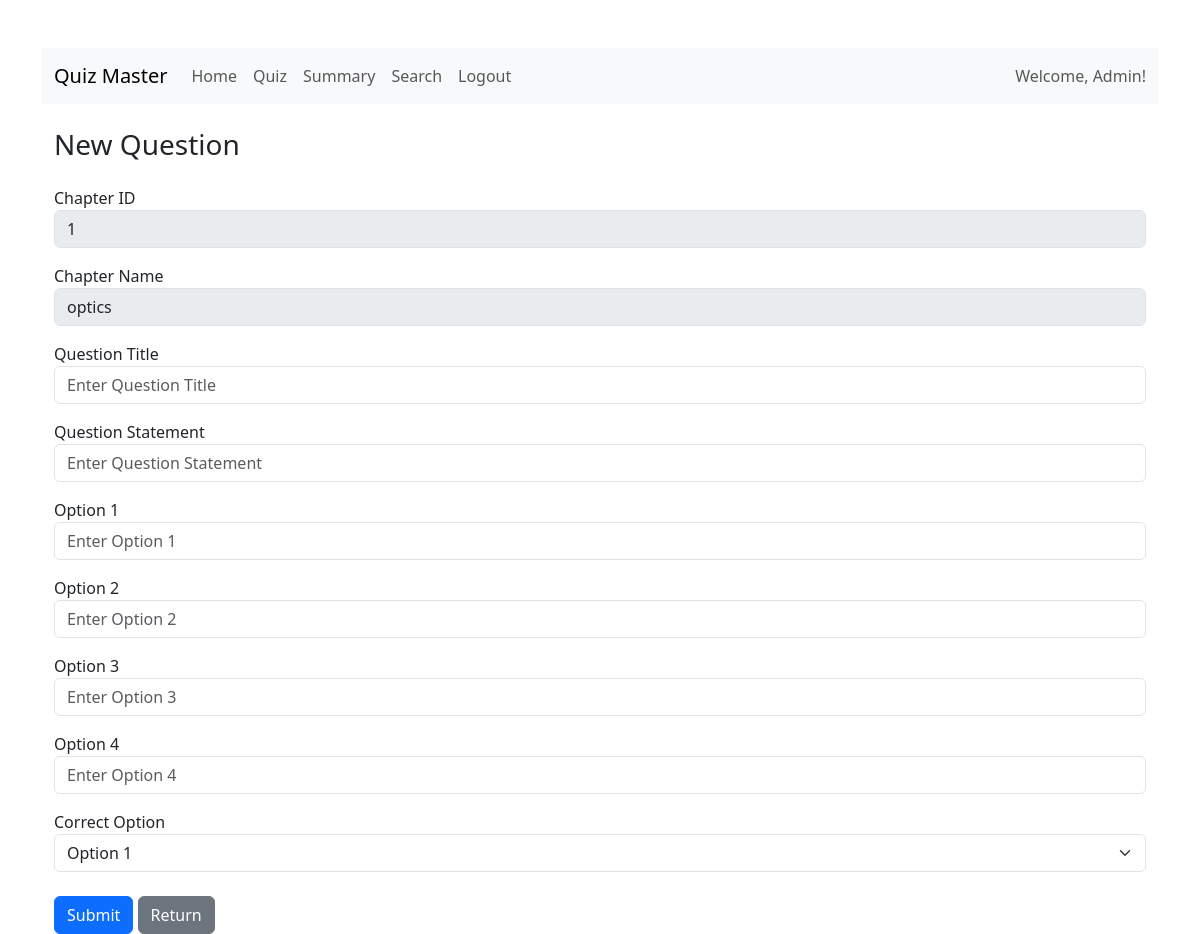
Before: /addquestion/1 with the older database file.
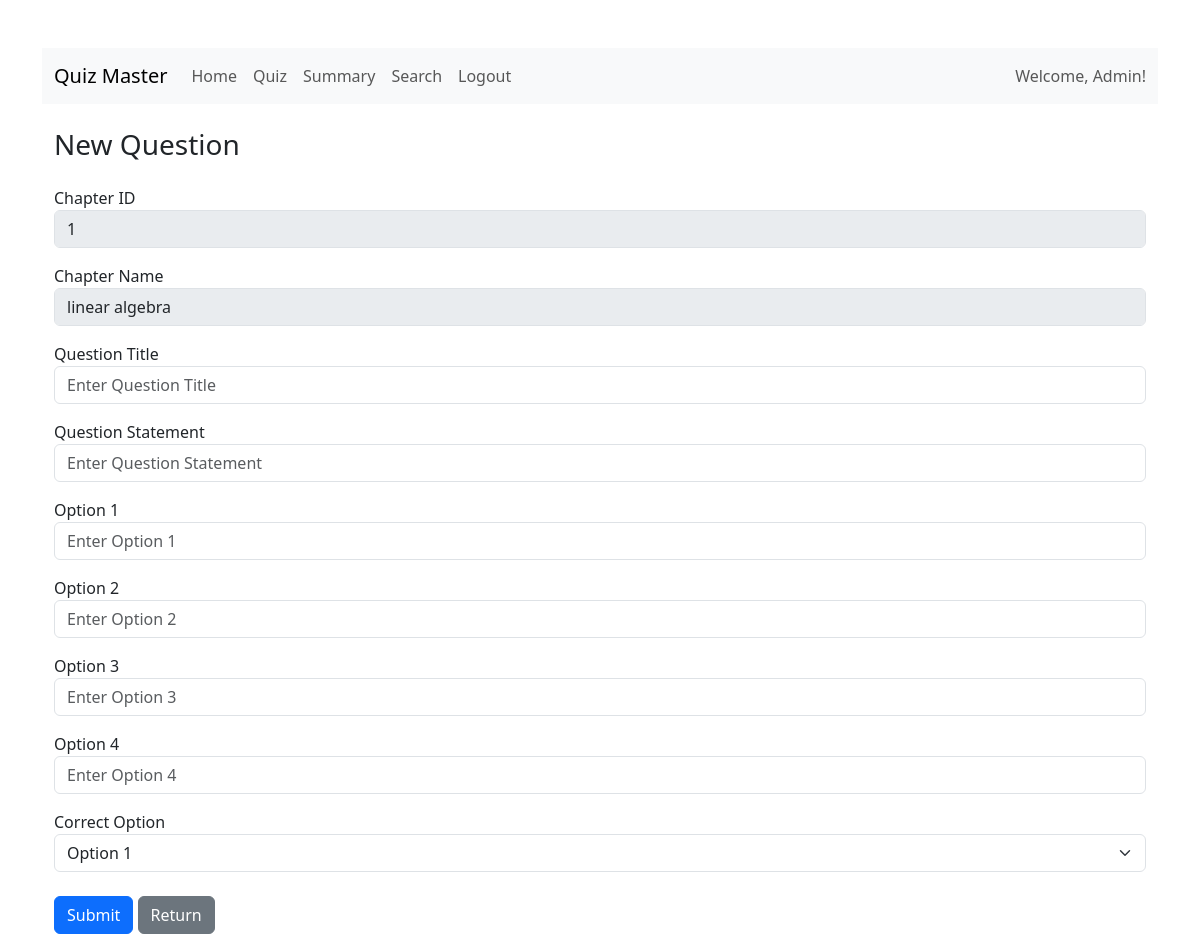
After: the same page with the newer database file.
### models/chapter.py (models this page shows)
class Chapter(db.Model):
    id = db.Column(db.Integer, primary_key=True)
    name = db.Column(db.String(150), nullable=False,unique=True)
    description = db.Column(db.Text)
    subject_id = db.Column(db.Integer, db.ForeignKey('subject.id'), nullable=False)
    quizzes = db.relationship('Quiz', backref='chapter', cascade="all, delete-orphan", lazy=True)

### app.py (the view, shortened to what this page needs)
@app.route("/addquestion/<int:quizid>", methods=["GET", "POST"])
def addquestion(quizid):
    chapterid=Quiz.query.filter_by(id=quizid).first().chapter_id
    chapter=Chapter.query.filter_by(id=chapterid).first()
    if request.method == "GET":
        return render_template("addquestion.html",chapter=chapter)

### templates/addquestion.html (shortened to what this page needs)
{% extends "base.html" %}
{% block content %}
<nav class="navbar navbar-expand-lg navbar-light bg-light">
  <div class="container-fluid">
    <a class="navbar-brand" href="{{ url_for('path', role='admin', id=1) }}">Quiz Master</a>
    <div class="collapse navbar-collapse">
      <ul class="navbar-nav me-auto mb-2 mb-lg-0">
        <li class="nav-item"><a class="nav-link" href="{{ url_for('path', role='admin', id=1) }}">Home</a></li>
        <li class="nav-item"><a class="nav-link" href="{{ url_for('quizmanagement') }}">Quiz</a></li>
        <li class="nav-item"><a class="nav-link" href="{{ url_for('adminsummary') }}">Summary</a></li>
        <li class="nav-item"><a class="nav-link" href="{{ url_for('adminsearch') }}">Search</a></li>
        <li class="nav-item"><a class="nav-link" href="{{ url_for('logout') }}">Logout</a></li>
      </ul>
      <span class="navbar-text ms-auto">Welcome, Admin!</span>
    </div>
  </div>
</nav>
<div class="container mt-4">
  <h3 class="mb-4">New Question</h3>
  <form method="POST">
    <div class="form-group mb-3">
      <label for="chapterid">Chapter ID</label>
      <input type="text" class="form-control" name="chapterid" placeholder="{{chapter.id}}" value="{{chapter.id}}" disabled>
    </div>
    <div class="form-group mb-3">
      <label for="chapterid">Chapter Name</label>
      <input type="text" class="form-control" name="chapterid" placeholder="{{chapter.name}}" value="{{chapter.name}}" disabled>
    </div>
    <div class="form-group mb-3">
      <label for="questiontitle">Question Title</label>
      <input type="text" class="form-control" name="questiontitle" placeholder="Enter Question Title">
    </div>
    <div class="form-group mb-3">
      <label for="questionstatement">Question Statement</label>
      <input type="text" class="form-control" name="questionstatement" placeholder="Enter Question Statement">
    </div>
    <div class="form-group mb-3">
      <label for="option1">Option 1</label>
      <input type="text" class="form-control" name="option1" placeholder="Enter Option 1">
    </div>
    <div class="form-group mb-3">
      <label for="option2">Option 2</label>
      <input type="text" class="form-control" name="option2" placeholder="Enter Option 2">
    </div>
    <div class="form-group mb-3">
      <label for="option3">Option 3</label>
      <input type="text" class="form-control" name="option3" placeholder="Enter Option 3">
    </div>
    <div class="form-group mb-3">
      <label for="option4">Option 4</label>
      <input type="text" class="form-control" name="option4" placeholder="Enter Option 4">
    </div>
    <div class="form-group mb-4">
      <label for="correctoption">Correct Option</label>
      <select name="correctoption" class="form-select">
        <option value="option1">Option 1</option>
      </select>
    </div>
    <button type="submit" class="btn btn-primary">Submit</button>
    <button type="button" class="btn btn-secondary" onclick="window.location.href='{{ url_for('quizmanagement') }}'">Return</button>
  </form>
</div>
{% endblock %}

Changed rows visible on the page:
changed Chapter id 1: chapterid "optics" → "linear algebra"
